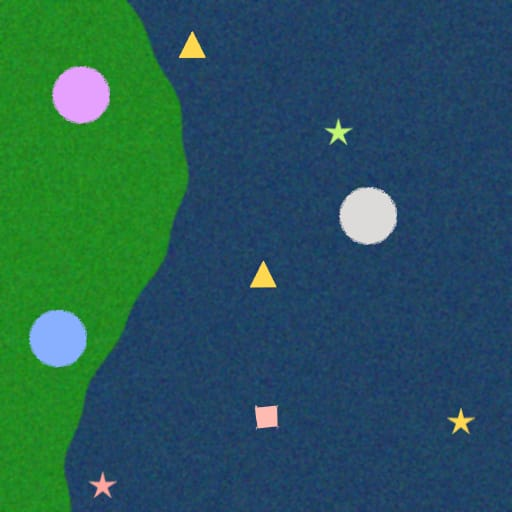
#> input picture dataset/datasetimage1.jpeg, 512 x 512 px, found by its file name
$ python masking.py
#> lines starting #> are read from the running program, lines starting #| are printed output that depends on the picture; after the words box and inside, x2 and y2 are one past the last pixel; in counts of white or black regions, pixels touching at a corner belong together
import cv2
import numpy as np
import os

path = r'C:\Users\scorp\OneDrive\cv based rescue mission\dataset\datasetimage1.jpeg'

img = cv2.imread(path)
#> img is the input picture: shape (512, 512, 3); mean B, G, R 88.5, 88.6, 39.5

if img is None:
    print("Error: Could not find or open the image at the specified path.")
else:

    blurred = cv2.GaussianBlur(img, (5, 5), 0)


    hsv = cv2.cvtColor(blurred, cv2.COLOR_BGR2HSV)
#> hsv: shape (512, 512, 3); mean H, S, V 93.3, 173, 114.5

    lower_blue = np.array([90, 50, 50])
    upper_blue = np.array([130, 255, 255])
    ocean_mask = cv2.inRange(hsv, lower_blue, upper_blue)
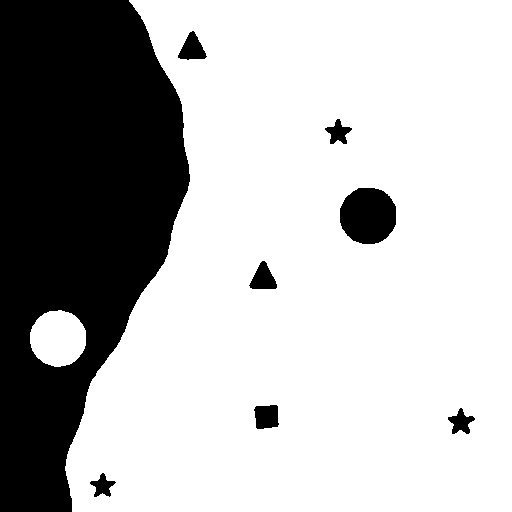
#> ocean_mask: shape (512, 512); 72.4% white; 8 black regions, largest, box (x1, y1, x2, y2) and area: (0, 0, 190, 512) 67366, (340, 188, 396, 244) 2549, (254, 405, 279, 429) 507

    lower_land = np.array([35, 40, 40])
    upper_land = np.array([85, 255, 255])
    land_mask = cv2.inRange(hsv, lower_land, upper_land)
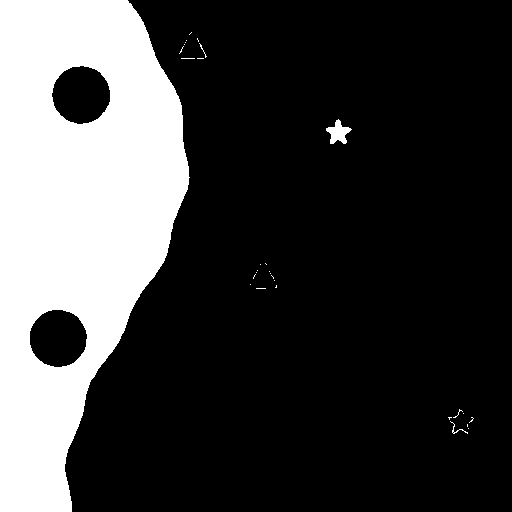
#> land_mask: shape (512, 512); 24.8% white; 30 white regions (27 under 20 px), largest, box (x1, y1, x2, y2) and area: (0, 0, 190, 512) 64557, (326, 119, 352, 144) 331, (450, 421, 468, 434) 37


    segmented_output = img.copy()


    segmented_output[land_mask > 0] = [0, 255, 255]
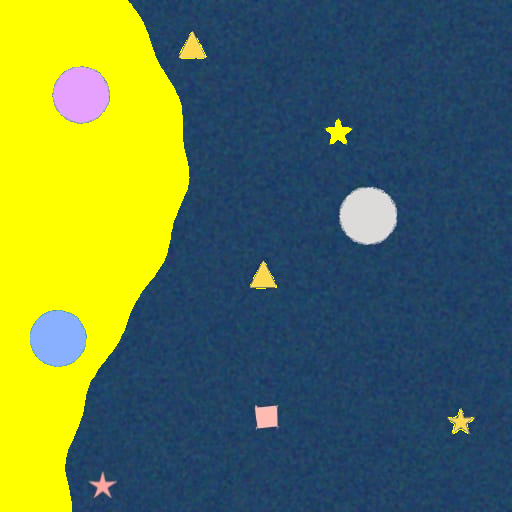
#> segmented_output: shape (512, 512, 3); mean B, G, R 79.6, 117.7, 94.1
    segmented_output[ocean_mask > 0] = [255, 0, 0]
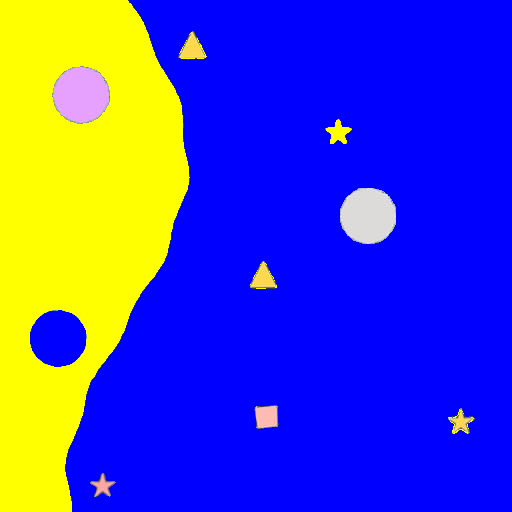
#> segmented_output: shape (512, 512, 3); mean B, G, R 190.1, 68.4, 69.2


    cv2.imshow('Original Image', img)
    cv2.imshow('Ocean Mask', ocean_mask)
    cv2.imshow('Land Mask', land_mask)
    cv2.imshow('Segmented Output', segmented_output)


    cv2.imwrite('segmented_result.png', segmented_output)

    print("Image shape:", img.shape)
#| Image shape: (512, 512, 3)
    print("Masking complete. Segmented image saved.")

    cv2.waitKey(0)
    cv2.destroyAllWindows()


    output_dir = 'masked'

if not os.path.exists(output_dir):
    os.makedirs(output_dir)
    print(f"Created directory: {output_dir}")


ocean_filename = os.path.join(output_dir, 'mask_ocean.png')
land_filename = os.path.join(output_dir, 'mask_land.png')
overlay_filename = os.path.join(output_dir, 'segmented_overlay.png')


cv2.imwrite(ocean_filename, ocean_mask)
cv2.imwrite(land_filename, land_mask)
cv2.imwrite(overlay_filename, segmented_output)


print(f"Successfully stored masks in: {output_dir}")

$ run again, with dataset/datasetimage10.jpeg copied over dataset/datasetimage1.jpeg
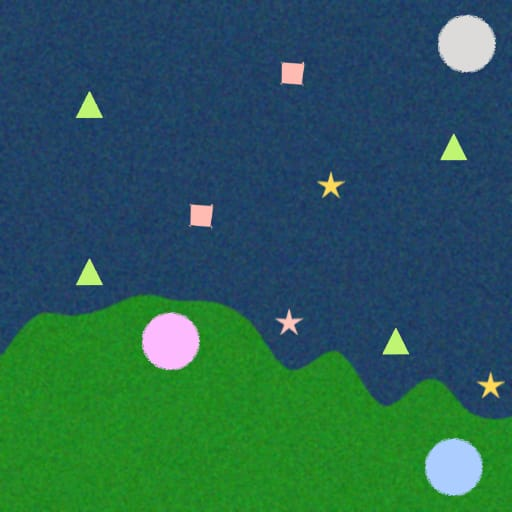
#> input picture dataset/datasetimage10.jpeg, 512 x 512 px, found by its file name
#> img is the input picture: shape (512, 512, 3); mean B, G, R 84.9, 94.1, 40.8
#> hsv: shape (512, 512, 3); mean H, S, V 90.4, 173.3, 117.4
#> `ocean_mask = cv2.inRange(hsv, lower_blue, upper_blue)`:
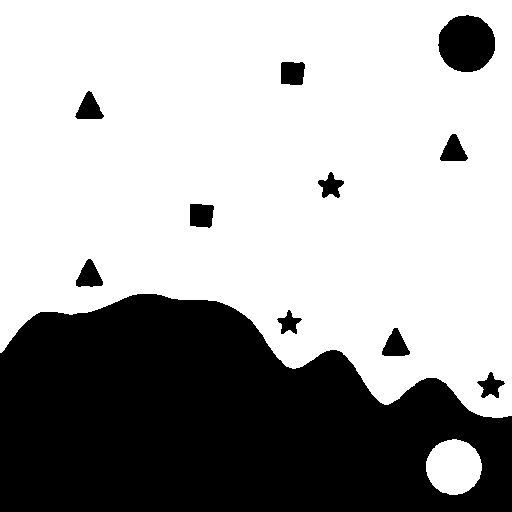
#> ocean_mask: shape (512, 512); 65.9% white; 11 black regions, largest, box (x1, y1, x2, y2) and area: (0, 294, 512, 512) 82992, (438, 15, 495, 72) 2544, (281, 62, 305, 85) 508
#> land_mask: shape (512, 512); 31.3% white; 21 white regions (14 under 20 px), largest, box (x1, y1, x2, y2) and area: (0, 294, 512, 512) 80180, (76, 91, 103, 119) 466, (76, 259, 103, 287) 456
#> `segmented_output[ocean_mask > 0] = [255, 0, 0]`:
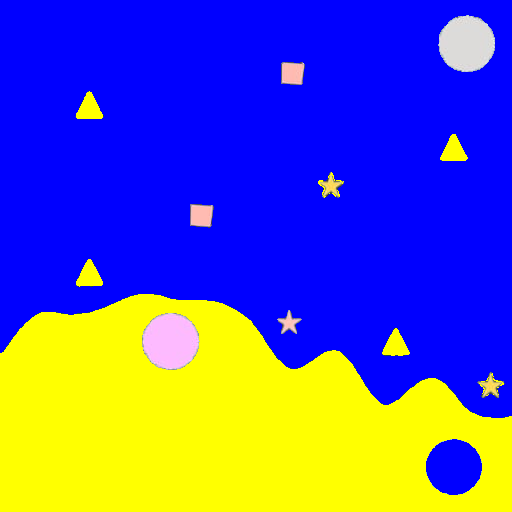
#> segmented_output: shape (512, 512, 3); mean B, G, R 173.7, 85.2, 86
#| Image shape: (512, 512, 3)

$ run again, with dataset/datasetimage2.jpeg copied over dataset/datasetimage1.jpeg
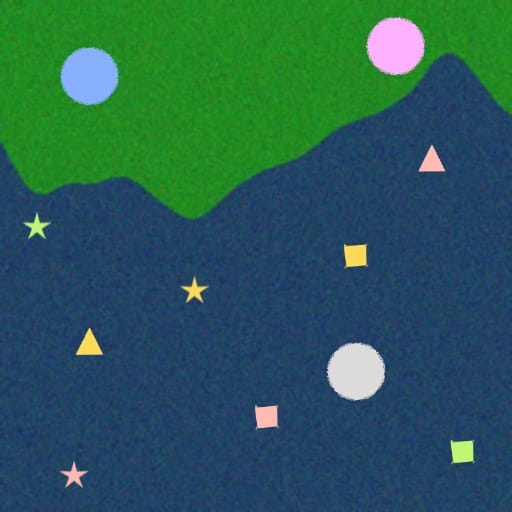
#> input picture dataset/datasetimage2.jpeg, 512 x 512 px, found by its file name
#> img is the input picture: shape (512, 512, 3); mean B, G, R 86.7, 91.5, 40.4
#> hsv: shape (512, 512, 3); mean H, S, V 91.8, 173.2, 116.2
#> `ocean_mask = cv2.inRange(hsv, lower_blue, upper_blue)`:
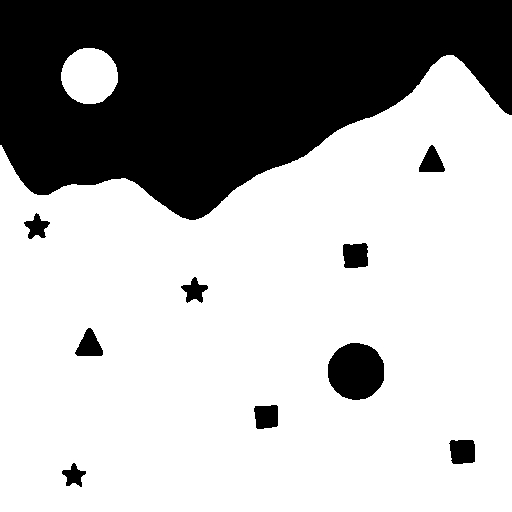
#> ocean_mask: shape (512, 512); 68.8% white; 10 black regions, largest, box (x1, y1, x2, y2) and area: (0, 0, 512, 220) 75591, (328, 343, 384, 400) 2542, (343, 243, 368, 268) 564
#> land_mask: shape (512, 512); 28.1% white; 32 white regions (29 under 20 px), largest, box (x1, y1, x2, y2) and area: (0, 0, 512, 220) 72736, (450, 440, 475, 464) 543, (24, 214, 49, 238) 320
#> `segmented_output[ocean_mask > 0] = [255, 0, 0]`:
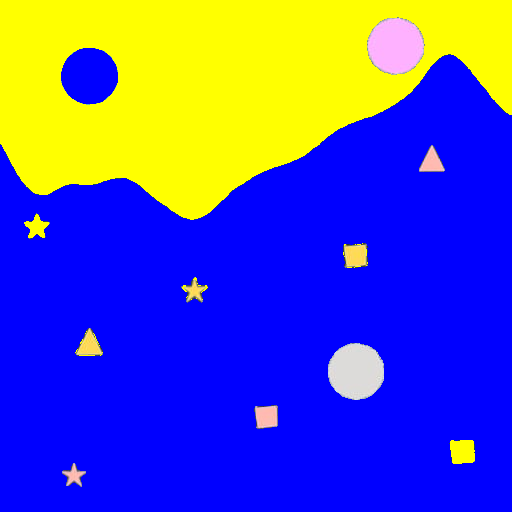
#> segmented_output: shape (512, 512, 3); mean B, G, R 181.4, 77.4, 78.3
#| Image shape: (512, 512, 3)

$ run again, with dataset/datasetimage3.jpeg copied over dataset/datasetimage1.jpeg
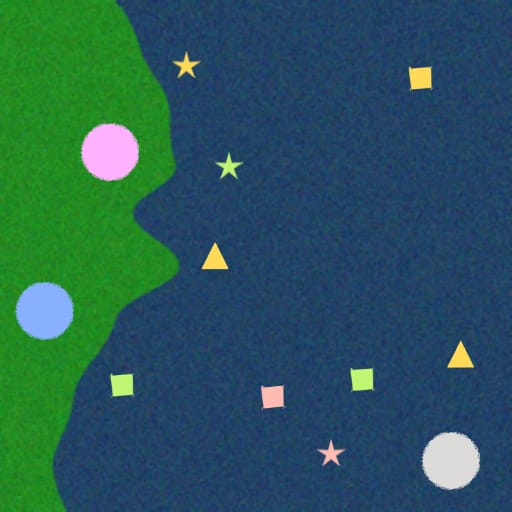
#> input picture dataset/datasetimage3.jpeg, 512 x 512 px, found by its file name
#> img is the input picture: shape (512, 512, 3); mean B, G, R 90.2, 88, 40.7
#> hsv: shape (512, 512, 3); mean H, S, V 94, 171.9, 114.4
#> `ocean_mask = cv2.inRange(hsv, lower_blue, upper_blue)`:
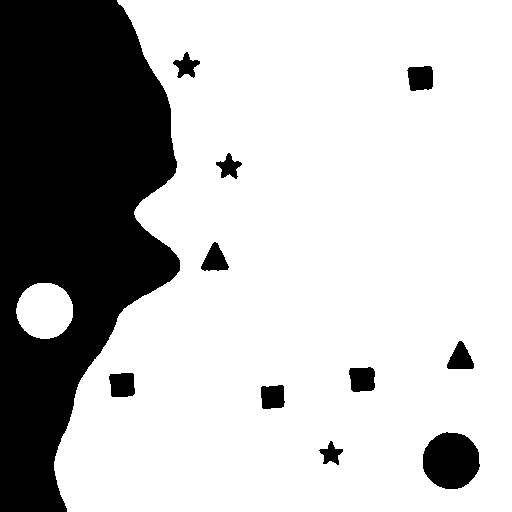
#> ocean_mask: shape (512, 512); 74% white; 11 black regions, largest, box (x1, y1, x2, y2) and area: (0, 0, 180, 512) 61520, (423, 432, 480, 489) 2541, (349, 367, 375, 392) 562
#> land_mask: shape (512, 512); 23% white; 52 white regions (48 under 20 px), largest, box (x1, y1, x2, y2) and area: (0, 0, 180, 512) 58701, (109, 373, 135, 397) 540, (350, 368, 375, 392) 538, (216, 153, 241, 178) 311
#> `segmented_output[ocean_mask > 0] = [255, 0, 0]`:
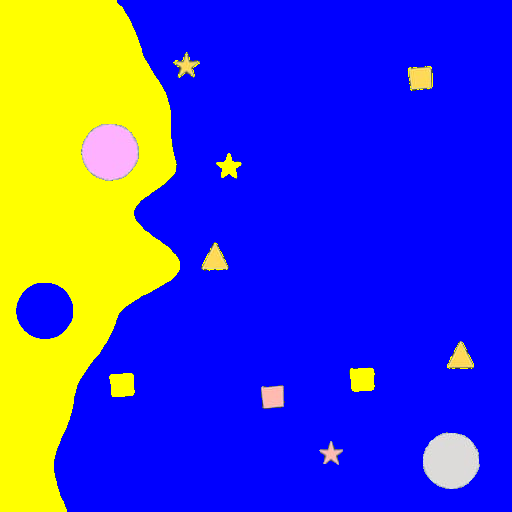
#> segmented_output: shape (512, 512, 3); mean B, G, R 194.4, 64.3, 65.2
#| Image shape: (512, 512, 3)
